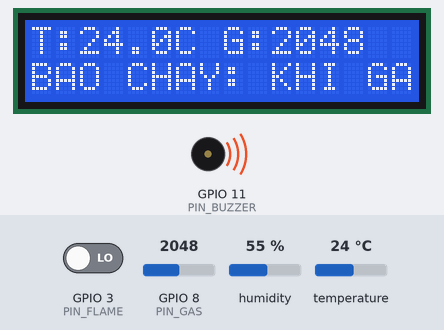
Simulated run of this sketch. Board: ESP32-S3. On the bench: 16×2 character LCD, buzzer (waves = sounding, pin HIGH). Inputs (shaded band) come from the test bench; at power-on: GPIO 8 (PIN_GAS) = 2048, temperature 24 °C, GPIO 3 (PIN_FLAME) LOW, humidity 55 %. WiFi joins after 1.5 s; servers stay silent unless stated; what the sketch prints to the serial monitor is not drawn.

Above: at 5.33 s.
5.6 s: GPIO 8 (PIN_GAS) set to 1541
At 7.01 s:
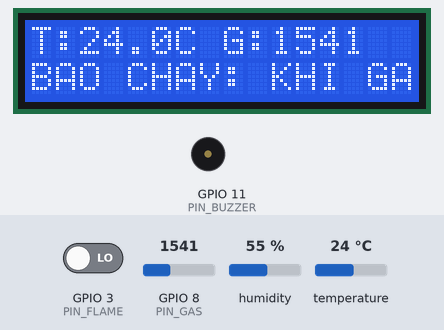
8.4 s: GPIO 8 (PIN_GAS) set to 1447
At 9.7 s:
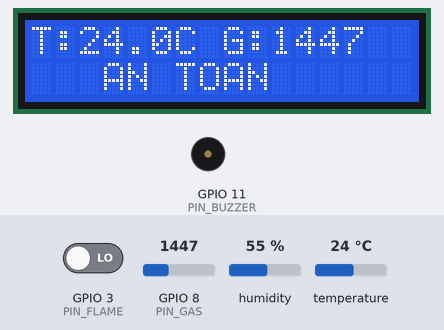
10.4 s: temperature set to 36 °C
At 13.9 s:
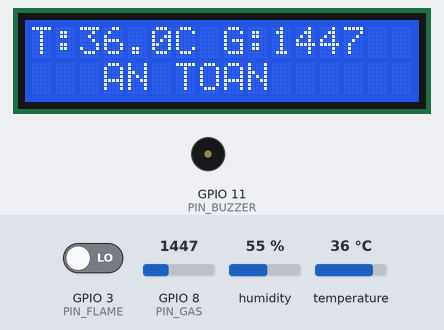
14.4 s: temperature set to 39 °C
At 17.18 s:
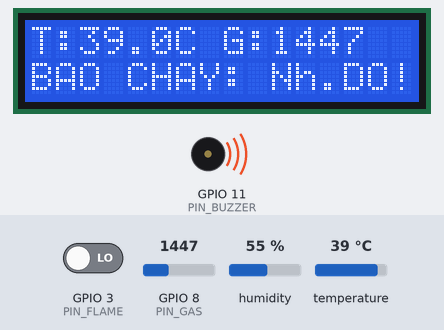
18.9 s: GPIO 3 (PIN_FLAME) driven HIGH
At 19.01 s:
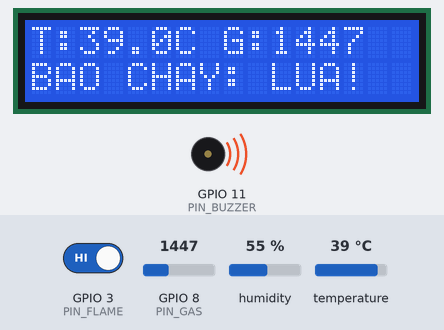
20.8 s: temperature set to 12 °C
At 21.26 s:
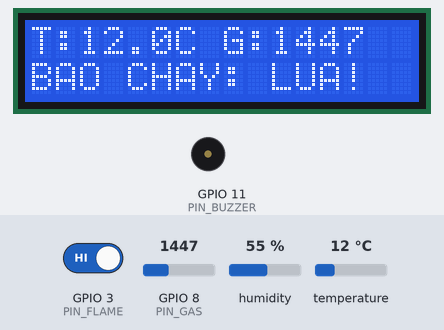
Timing chart, 0 to 23.4 s (numbered marks = the images above; inputs shaded):
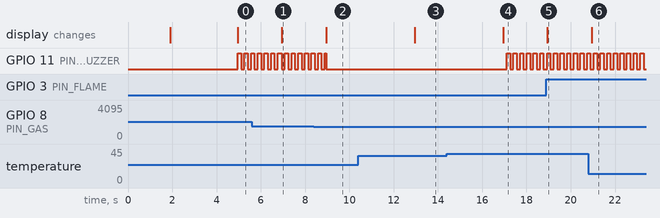

The sketch:

Fire_alarm_code_ide.ino
```cpp
// UNG DUNG BLYNK
#define BLYNK_TEMPLATE_ID "TMPL6L32zKbOt"
#define BLYNK_TEMPLATE_NAME "canh bao chay"
#define BLYNK_AUTH_TOKEN "Idwma_e2VzbXsg908DoQbjc-EwgPvWH0"
#define BLYNK_PRINT Serial

#include <WiFi.h>
#include <WiFiClient.h>
#include <BlynkSimpleEsp32.h>
#include "DHT.h"
#include <Wire.h>
#include <LiquidCrystal_I2C.h> // THU VIEN CHO LCD

//  THONG TIN WIFI
char ssid[] = "wifi";
char pass[] = "password";

#define PIN_BUZZER  11 // COI
#define PIN_FLAME   3  // LUA
#define PIN_GAS     8  // GAS
#define PIN_DHT     9  // NHIET DO

// CHAN I2C CHO LCD
#define I2C_SDA     4
#define I2C_SCL     5

#define DHTTYPE DHT11
DHT dht(PIN_DHT, DHTTYPE, 15);

// LCD 16 COT, 2 HANG
LiquidCrystal_I2C lcd(0x27, 16, 2);

// NGUONG BAO DONG
int GAS_THRESHOLD = 1500;
float TEMP_THRESHOLD_C = 37.0;

BlynkTimer timer;
bool isAlarming = false;
unsigned long lastBuzzerToggle = 0;
bool buzzerState = LOW;

// Ham doc cam bien va hien thi (chay moi 2 giay)
void processSensors() {
  int flameState = digitalRead(PIN_FLAME);
  int gasValue = analogRead(PIN_GAS);
  float tempC = dht.readTemperature();

  // In ra Serial Monitor và gửi Blynk
  if (isnan(tempC)) {
    Serial.print("Loi doc DHT11! | ");
  } else {
    Serial.print("Nhiet do: "); Serial.print(tempC); Serial.print("C | ");
    Blynk.virtualWrite(V0, tempC);
  }

  Serial.print("Lua: ");  Serial.print(flameState);
  Serial.print(" | Khoi: "); Serial.println(gasValue);


  Blynk.virtualWrite(V1, gasValue);

  // Logic Bao Chay
  bool isFire   = (flameState == HIGH);
  bool isGas    = (gasValue > GAS_THRESHOLD);
  bool isHot    = (!isnan(tempC) && tempC > TEMP_THRESHOLD_C);

  // Xử lý logic và gửi cảnh báo
  if (isFire || isGas || isHot) {
    if (!isAlarming) { //tranh spam bao hieu
      Serial.println("CANH BAO: PHAT HIEN NGUY CO CHAY NO!");
      Blynk.logEvent("cnh_bo_nguy_c_chy_n", "Cảnh báo nguy cơ cháy nổ!");
      isAlarming = true;
    }
  } else {
    isAlarming = false;
  }

  Blynk.virtualWrite(V2, isAlarming ? 1 : 0);

  // HIEN THI LCD
  lcd.clear(); // XOA CU
  // hien thi nhiet do va gas (dong 1)
  lcd.setCursor(0, 0);
  if (!isnan(tempC)) {
    lcd.print("T:");
    lcd.print(tempC, 1); // In 1 số thập phân
    lcd.print("C ");
  } else {
    lcd.print("T:ERR ");
  }
  lcd.print("G:");
  lcd.print(gasValue);

  // Dòng 2: Hiển thị trạng thái an toàn / báo cháy
  lcd.setCursor(0, 1);
  if (isAlarming) {
    if (isFire) lcd.print("BAO CHAY: LUA!  ");
    else if (isGas) lcd.print("BAO CHAY: KHI GAS");
    else if (isHot) lcd.print("BAO CHAY: Nh.DO! ");
  } else {
    lcd.print("   AN TOAN     ");
  }
}

void setup() {
  Serial.begin(115200);

  pinMode(PIN_BUZZER, OUTPUT);
  digitalWrite(PIN_BUZZER, LOW);
  //pinMode(PIN_FLAME, INPUT_PULLUP);
  pinMode(PIN_FLAME, INPUT_PULLDOWN);

  dht.begin();

  // Khởi tạo I2C và LCD
  Wire.begin(I2C_SDA, I2C_SCL);
  lcd.init();
  lcd.backlight();
  lcd.setCursor(0, 0);
  lcd.print("Khong hoat dong..");

  Serial.println("Dang ket noi WiFi va Blynk...");
  Blynk.begin(BLYNK_AUTH_TOKEN, ssid, pass);

  lcd.clear();
  lcd.setCursor(0, 0);
  lcd.print(" WiFi Connected!");
  delay(1000);

  timer.setInterval(2000, processSensors);

  Serial.println("=======================================");
  Serial.println("He thong bao chay ESP32 da san sang!");
  Serial.println("=======================================");
}

void loop() {
  Blynk.run();
  timer.run();

  if (isAlarming) {
    if (millis() - lastBuzzerToggle >= 150) {
      buzzerState = !buzzerState;
      digitalWrite(PIN_BUZZER, buzzerState);
      lastBuzzerToggle = millis();
    }
  } else {
    digitalWrite(PIN_BUZZER, LOW);
  }
}
```

Measured:
- the behaviour switches between 1501 and 1500 on GPIO 8 (PIN_GAS) (found by bisection; images 1 and 2)
- the behaviour switches between 37 and 38 °C on temperature (found by bisection; images 3 and 4)
- after the input at 5.6 s, the display: changes after 1.3 s (image 1)
- after the input at 8.4 s, the display: changes after 0.56 s (image 2)
- after the input at 10.4 s, the display: changes after 2.6 s (image 3)
- after the input at 14.4 s, GPIO 11 (PIN_BUZZER): alternates HIGH for 0.15 s and LOW for 0.15 s, starting after 2.7 s; the display: changes after 2.6 s (image 4)
- after the input at 18.9 s, the display: changes at once (image 5)
- after the input at 20.8 s, the display: changes after 0.16 s (image 6)
